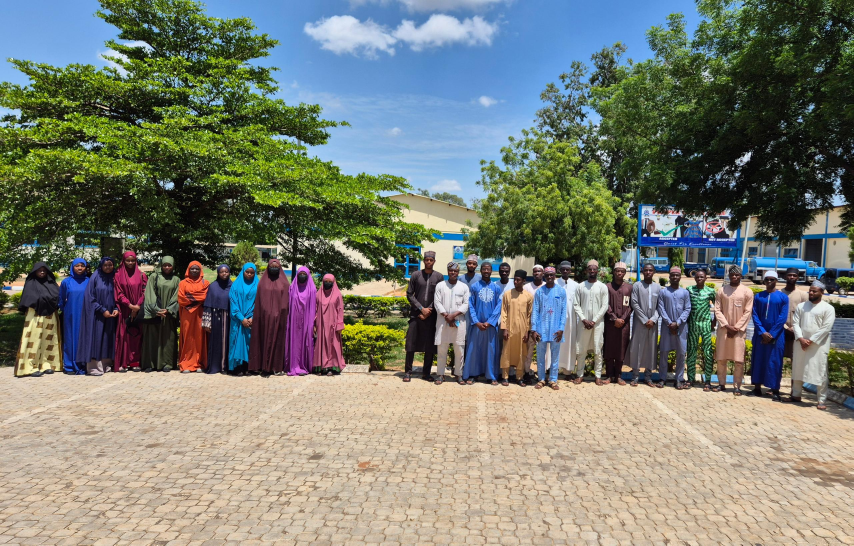
#> input picture _source/img-originals/community-group.jpg, 2560 x 1637 px (shown at 1/3 size); its folder holds 6 pictures in this run
$ python images.py
#> lines starting #> are read from the running program, lines starting #| are printed output that depends on the picture
"""Image pipeline for the AMSC site.

Run once whenever you add or replace a photo:

    python3 images.py

Reads full-size originals from  _source/img-originals/
Writes web-ready files to       assets/img/
  - every photo and flyer as WebP at two or three widths (used by srcset)
  - clean logo files (transparent white mark, blue app icon, favicons)
  - og-image.jpg, the preview card shown when a link is shared on WhatsApp
  - _source/img-manifest.json, which build.py reads to write width/height/srcset

To add a new photo: drop the JPG into img-originals/, add a line to PHOTOS or
FLYERS below, run this script, then run build.py.
"""
import json, os, io
from PIL import Image, ImageDraw, ImageFont, ImageFilter

HERE = os.path.dirname(os.path.abspath(__file__))
SRC = os.path.join(HERE, "img-originals")
OUT = os.path.join(HERE, "..", "assets", "img")
FONTS = os.path.join(HERE, "fonts-src")

BLUE = (0, 86, 206)
YELLOW = (252, 186, 0)

# name: list of output widths (never upscaled)
PHOTOS = {
    "community-group":    [480, 800, 1200, 1600],
    "walimah-group":      [480, 800, 1080],   # FYB Sendforth Walimah group photos
    "orientation-2024-sisters":  [480, 800, 1200],   # Freshers' Orientation 2024/1446
    "orientation-2024-brothers": [480, 800, 1200],
    "orientation-2024-hall":     [480, 800, 1200],
    "orientation-2024-front":    [480, 800, 1200],
    "orientation-2025-sisters":  [480, 800, 1200],   # Freshers' Orientation 2025/1447
    "orientation-2025-brothers": [480, 800, 1200],
    "orientation-2025-hall":     [480, 800, 1200],
    "orientation-2025-speaker":  [480, 800],
    "musabaqah-finale":   [480, 800, 1200, 1600],     # 5th Annual Musabaqatul Qur'an
    "musabaqah-award":    [480, 800, 1200],
    "musabaqah-team":     [480, 800, 1200],
    "musabaqah-sisters":  [480, 800, 1200],
    "musabaqah-audience": [480, 800, 1200],
    "quiz-mosque":        [480, 800, 1200],
    "musabaqah-judges":   [480, 800, 1008],
    "football-team":      [480, 765],
}
FLYERS = [
    "flyer-aman", "flyer-askbox", "flyer-convocation", "flyer-freshers",
    "flyer-hijabday", "flyer-idit-graduation", "flyer-idit", "flyer-matriculation",
    "flyer-musabaqah", "flyer-pdfnest", "flyer-sendforth-agenda", "flyer-sendforth",
    "flyer-sisters-circle", "flyer-welfare-officers",
]
FLYER_WIDTHS = [480, 900]


def save_webp(im, path, q):
    im.save(path, "WEBP", quality=q, method=6)


def resize_set(name, widths, quality):
#> called with name = 'community-group', quality = 68
    src = Image.open(os.path.join(SRC, name + ".jpg")).convert("RGB")
#> src is the input picture: PIL image 2560x1637 RGB; mean R, G, B 122.6, 126.2, 116.2
    out = []
    for w in widths:
        w = min(w, src.width)
        h = round(src.height * w / src.width)
        im = src.resize((w, h), Image.LANCZOS)
        fn = f"{name}-{w}.webp"
        save_webp(im, os.path.join(OUT, fn), quality)
        out.append({"w": w, "h": h, "file": fn})
#> this loop made 4 passes
#> pass 1, in resize_set, `im = src.resize((w, h), Image.LANCZOS)`:
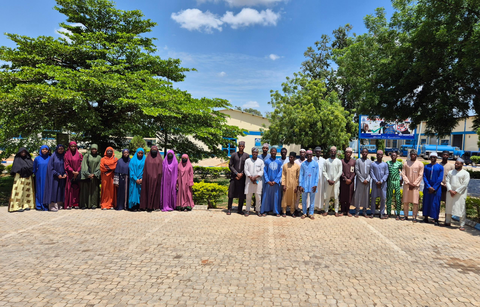
#> im: PIL image 480x307 RGB; mean R, G, B 122.6, 126.2, 116.3
#> pass 2, in resize_set, `im = src.resize((w, h), Image.LANCZOS)`:
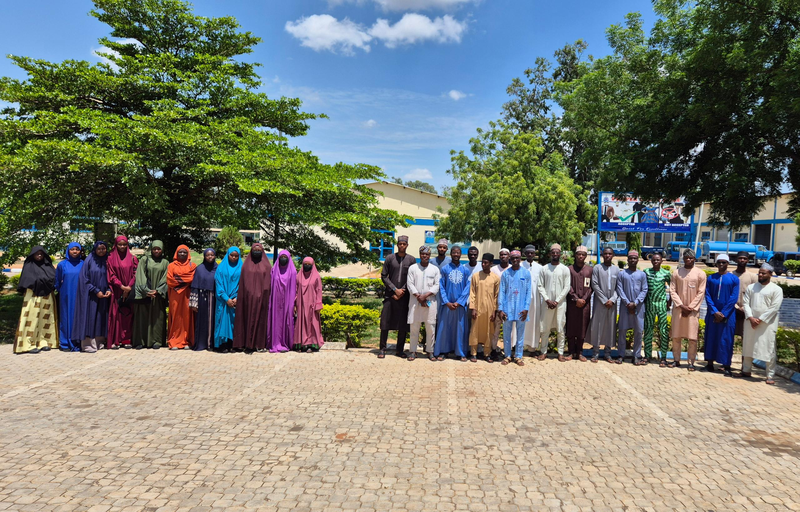
#> im: PIL image 800x512 RGB; mean R, G, B 122.6, 126.2, 116.3
#> after the loop, out = 4 items
    # dedupe widths that collapsed to the source width
    seen, uniq = set(), []
    for o in out:
        if o["w"] not in seen:
            uniq.append(o); seen.add(o["w"])
#> this loop made 4 passes
#> o on passes 1 to 4: {'w': 480, 'h': 307, 'file': 'community-group-480.webp'}, {'w': 800, 'h': 512, 'file': 'community-group-800.webp'}, {'w': 1200, 'h': 767, 'file': 'community-group-1200.webp'}, {'w': 1600, 'h': 1023, 'file': 'community-group-1600.webp'}
#> after the loop, seen = 4 items; uniq = 4 items
    return {"ratio": src.height / src.width, "sizes": uniq}


# [91 lines left out: functions clean_mark, rounded_icon, logos, woff2_to_ttf, og_image, not called in this run]


def main():
    os.makedirs(OUT, exist_ok=True)
    manifest = {}
    for name, widths in PHOTOS.items():
        manifest[name] = resize_set(name, widths, 68)
    for name in FLYERS:
        manifest[name] = resize_set(name, FLYER_WIDTHS, 78)
    mark = logos(manifest)
    og_image(mark)
    with open(os.path.join(HERE, "img-manifest.json"), "w") as f:
        json.dump(manifest, f, indent=1)
    total = sum(os.path.getsize(os.path.join(OUT, x)) for x in os.listdir(OUT))
    print(f"wrote {len(os.listdir(OUT))} files, {total/1024:.0f} KB total -> {os.path.normpath(OUT)}")


if __name__ == "__main__":
#> (the run stopped early here; a loop or call above may not have finished)
